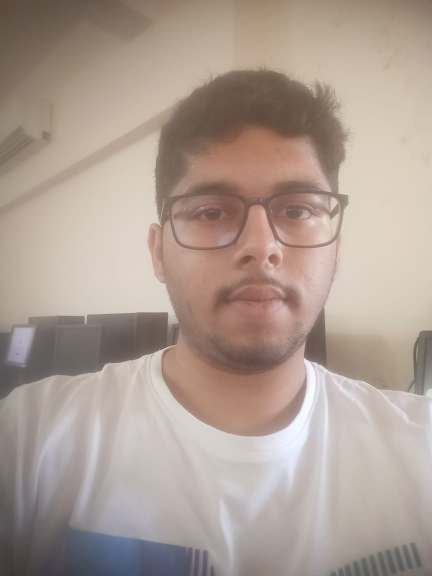
#> input picture train3/face17/WhatsApp Image 2024-03-20 at 2.38.39 PM (1).jpeg, 864 x 1152 px, found by its file name (shown at 1/2 size)
$ jupyter execute --allow-errors cv_1st_file.ipynb   (text cells are left out)
#> lines starting #> are read from the running program, lines starting #| are printed output that depends on the picture; after the words box and inside, x2 and y2 are one past the last pixel; in counts of white or black regions, pixels touching at a corner belong together
[cell 1]
import cv2
import numpy as np
import matplotlib.pyplot as plt

#> (a cell that did not finish here is left out)

[cell 3]
face_cascade = cv2.CascadeClassifier('haarcascade_frontalface_default.xml')

#> (a cell that did not finish here is left out)

[cell 5]
import numpy as np
import cv2

# Load existing dataset
#existing_dataset = np.load('/archive/olivetti_faces.npy')

# Load and preprocess your new image using OpenCV
new_image_path = '/new/WhatsApp Image 2024-03-20 at 2.38.39 PM (1).jpeg'
new_image = cv2.imread(new_image_path, cv2.IMREAD_GRAYSCALE)  # Read as grayscale
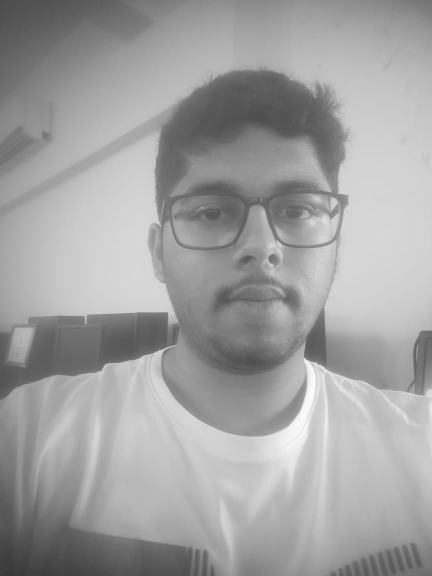
#> new_image: shape (1152, 864) (shown at 1/2 size); min 54, max 254, mean 160.6
new_image = cv2.resize(new_image, (64, 64))  # Resize to 64x64
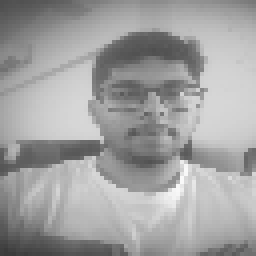
#> new_image: shape (64, 64) (shown 4 times larger); min 59, max 249, mean 160.6
flattened_image = new_image.flatten()
#> flattened_image = 4096 values, max 249 at index 2734, min 59 at index 3969, mean 160.6

# Append the flattened image to the dataset
#> (the rest of this cell did not finish here and is left out)

[cell 6]
import cv2
import matplotlib.pyplot as plt
import os

# Path to the folder containing images
folder_path = '/Users/nishantsoman/Documents/MITWPU/Computer Vision/exp 6/new'

# List all files in the folder
#> (the rest of this cell did not finish here and is left out)

[cell 7]
def show_40_distinct_people(images, unique_ids):
    #Creating 4X10 subplots in  18x9 figure size
    fig, axarr=plt.subplots(nrows=4, ncols=10, figsize=(18, 9))
    #For easy iteration flattened 4X10 subplots matrix to 40 array
    axarr=axarr.flatten()

    #iterating over user ids
    for unique_id in unique_ids:
        image_index=unique_id*10
        axarr[unique_id].imshow(images[image_index], cmap='gray')
        axarr[unique_id].set_xticks([])
        axarr[unique_id].set_yticks([])
        axarr[unique_id].set_title("face id:{}".format(unique_id))
    plt.suptitle("There are 40 distinct people in the dataset")

#> (a cell that did not finish here is left out)

#> (a cell that did not finish here is left out)

[cell 10]
if face_cascade.empty():
    raise IOError('Unable to load the face cascade classifier file')

[cell 11]
cap = cv2.VideoCapture(0)#'people_footage.mp4')

[cell 12]
scaling_factor = 0.5

[cell 13]
while True:
    x,frame = cap.read()
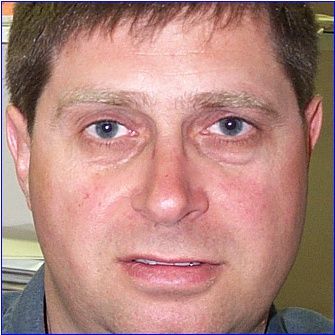
#> input picture train1/face1/image_0001_Face_1.jpg, 335 x 335 px, given in place of the camera
#> frame is the input picture: shape (335, 335, 3); mean B, G, R 126.3, 133.7, 176.4
    frame = cv2.resize(frame,None,
                       fx=scaling_factor,fy=scaling_factor,
                       interpolation=cv2.INTER_AREA)
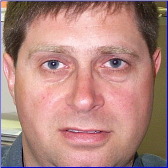
#> frame: shape (168, 168, 3); mean B, G, R 126.8, 133, 175.6
    print(frame)
#> (printed output is left out)
    gray = cv2.cvtColor(frame,cv2.COLOR_BGR2GRAY)
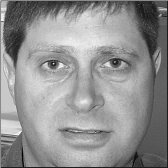
#> gray: shape (168, 168); min 2, max 248, mean 145.1

    face_rects = face_cascade.detectMultiScale(gray,1.3,5)
#> face_rects = [[11, 10, 149, 149]]

    for(x,y,w,h) in face_rects:
        cv2.rectangle(frame,(x,y),(x+w,y+h),(0,255,0),3)
#> this loop made 1 pass
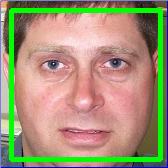
#> frame: shape (168, 168, 3); 10.52% of pixels changed, all inside (x1, y1, x2, y2) = (9, 8, 163, 162)
    cv2.imshow('Face detector', frame)

    c=cv2.waitKey(1)
#> (key Esc is pressed here)
    if c==27:
        break

cap.release()
cv2.destroyAllWindows()
